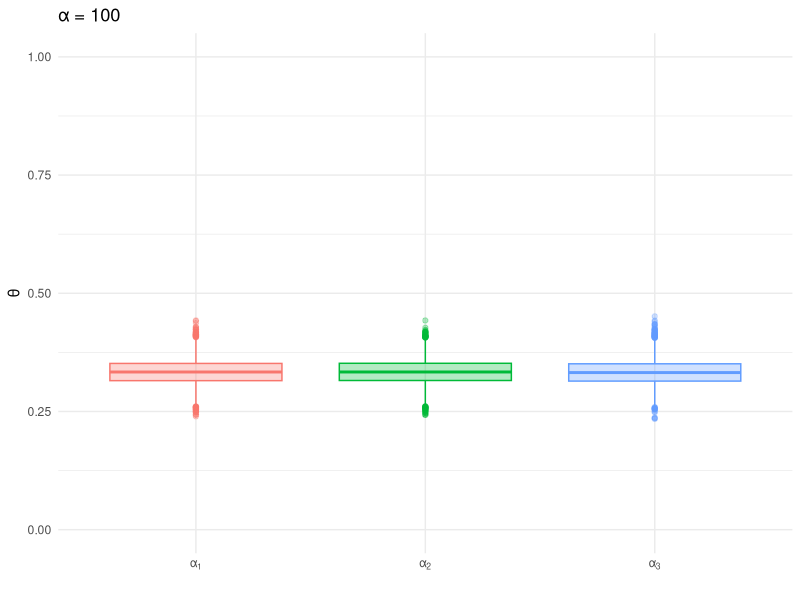
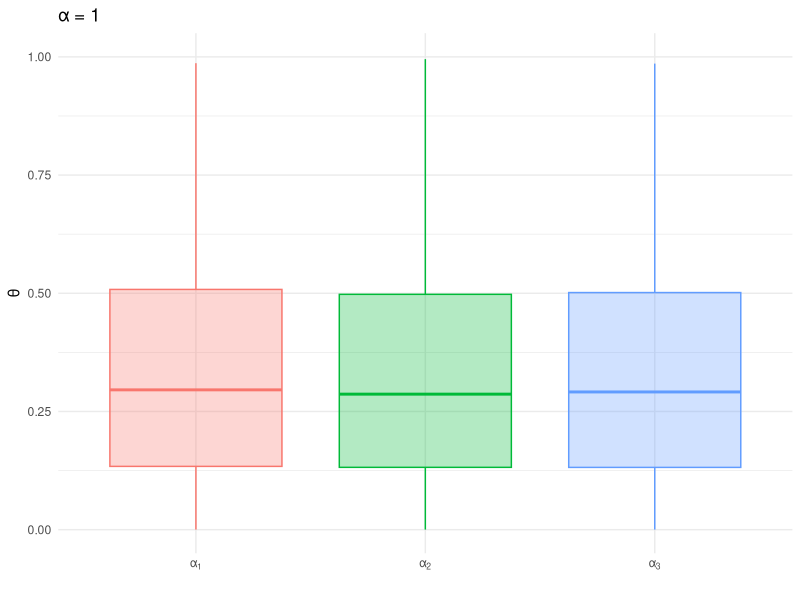
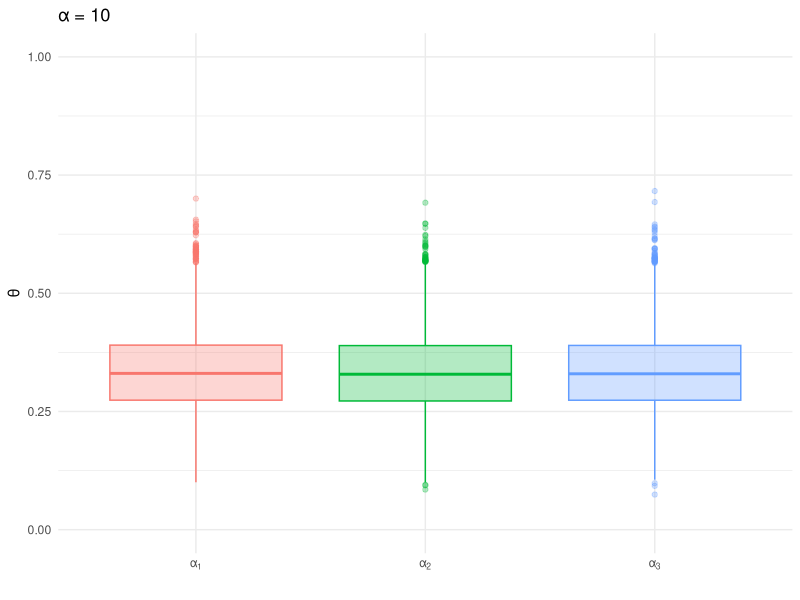
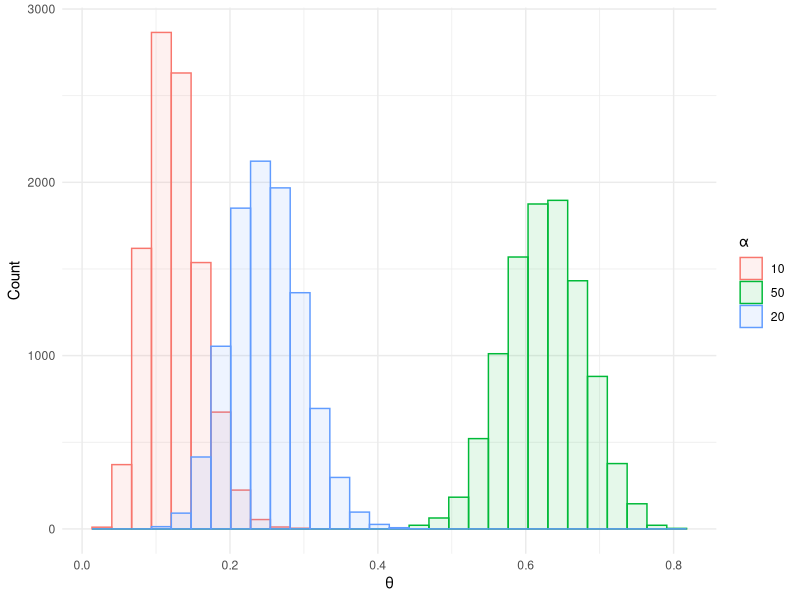
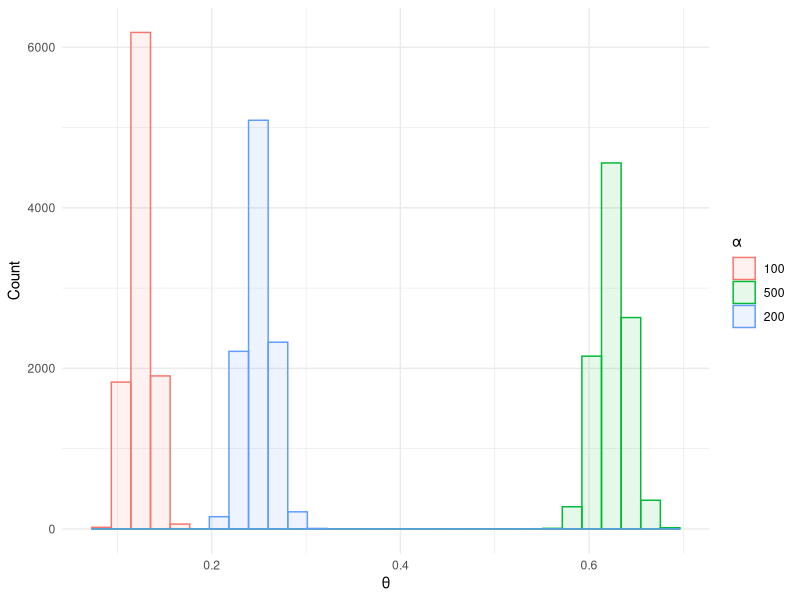

These figures' R source, in order:

library(MCMCpack)
library(tidyverse)



############### Alphas = 100 ###################
alpha <- c(100,100,100)
trials <- 10000
x <- rdirichlet(trials, alpha)
colnames(x) <- c('theta_1', 'theta_2', 'theta_3')
ds <- cbind(as.tibble(x), trial = 1:trials) %>% 
  gather(theta, word, -trial)

# ggplot(ds, aes(color = theta, x = word)) + geom_line(stat='density') + 
#   theme_minimal()

ggplot(ds, aes(color = theta, fill = theta, x = theta, y = word)) + geom_boxplot(alpha = 0.3) + 
  theme_minimal() + 
  labs(y='\U03B8', x = '', title = paste0("\U03B1 = ",unique(alpha)) ) + 
  scale_x_discrete(labels = c(expression("\U03B1"[1]),
                              expression("\U03B1"[2]),
                              expression("\U03B1"[3]))) + 
  scale_fill_discrete(guide = FALSE) + 
  scale_color_discrete(guide = FALSE)+ 
  scale_y_continuous(limits = c(0,1))



################## Alphas = 1 #####################
alpha <- c(1,1,1)
  x <- rdirichlet(trials, alpha)
colnames(x) <- c('theta_1', 'theta_2', 'theta_3')
ds <- cbind(as.tibble(x), trial = 1:trials) %>% 
  gather(theta, word, -trial)

ggplot(ds, aes(color = theta, fill = theta, x = theta, y = word)) + geom_boxplot(alpha = 0.3) + 
  theme_minimal() + 
  labs(y='\U03B8', x = '', title = paste0("\U03B1 = ",unique(alpha)) ) + 
  scale_x_discrete(labels = c(expression("\U03B1"[1]),
                              expression("\U03B1"[2]),
                              expression("\U03B1"[3]))) + 
  scale_fill_discrete(guide = FALSE) + 
  scale_color_discrete(guide = FALSE) + 
  scale_y_continuous(limits = c(0,1))



# ggplot(ds, aes(color = theta, x = word)) + geom_line(stat='density') + 
#   theme_minimal()
# 
# ggplot(ds, aes(color = theta, x = theta, y = word)) + geom_boxplot() + 
#   theme_minimal()


############### Alphas = 10 ####################

alpha <- c(10,10,10)
x <- rdirichlet(trials, alpha)
colnames(x) <- c('theta_1', 'theta_2', 'theta_3')
ds <- cbind(as.tibble(x), trial = 1:trials) %>% 
  gather(theta, word, -trial)

ggplot(ds, aes(color = theta, fill = theta, x = theta, y = word)) + geom_boxplot(alpha = 0.3) + 
  theme_minimal() + 
  labs(y='\U03B8', x = '', title = paste0("\U03B1 = ",unique(alpha)) ) + 
  scale_x_discrete(labels = c(expression("\U03B1"[1]),
                              expression("\U03B1"[2]),
                              expression("\U03B1"[3]))) + 
  scale_fill_discrete(guide = FALSE) + 
  scale_color_discrete(guide = FALSE)+ 
  scale_y_continuous(limits = c(0,1))



######### different alphas - low #################
alpha <- c(10,50,20)
alpha_prop <- alpha/sum(alpha)
x <- rdirichlet(trials, alpha)
colnames(x) <- c('theta_1', 'theta_2', 'theta_3')
ds <- cbind(as.tibble(x), trial = 1:trials) %>% 
  gather(theta, word, -trial)

ggplot(ds, aes(color = theta, fill=theta, x = word)) + geom_histogram(position='identity', alpha = 0.1) +
  # geom_line(stat='density') + 
  theme_minimal() + 
  labs(x = "\U03B8", y = "Count") + 
  scale_color_discrete(label = alpha,
                       name = "\U03B1" ) +
  scale_fill_discrete(label = alpha,
                       name = "\U03B1" )


######### different alphas - high #################
alpha <- c(100,500,200)
alpha_prop <- alpha/sum(alpha)
x <- rdirichlet(trials, alpha)
colnames(x) <- c('theta_1', 'theta_2', 'theta_3')
ds <- cbind(as.tibble(x), trial = 1:trials) %>% 
  gather(theta, word, -trial)

ggplot(ds, aes(color = theta, fill=theta, x = word)) + geom_histogram(position='identity', alpha = 0.1) +
  # geom_line(stat='density') + 
  theme_minimal() + 
  labs(x = "\U03B8", y = "Count") + 
  scale_color_discrete(label = alpha,
                       name = "\U03B1" ) +
  scale_fill_discrete(label = alpha,
                      name = "\U03B1" )
